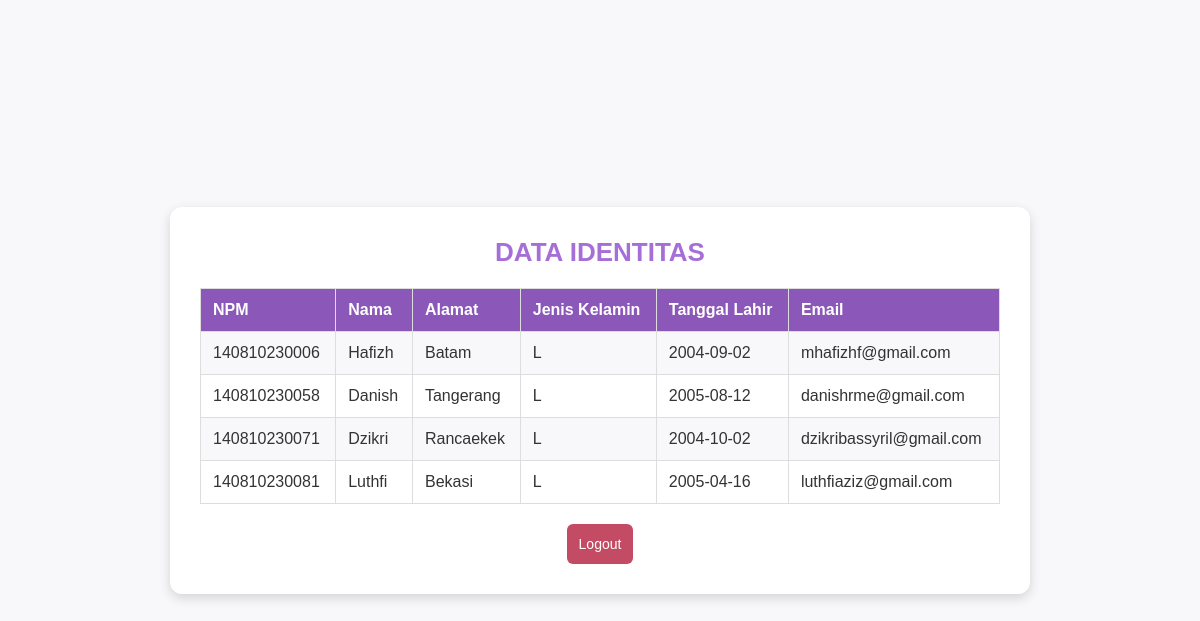
The page /tampil_data.php (signed in) on the database its author committed.
### tables this page shows
CREATE TABLE `identitas` (
  `npm` varchar(12) NOT NULL,
  `nama` varchar(20) DEFAULT NULL,
  `alamat` varchar(100) DEFAULT NULL,
  `jk` char(1) DEFAULT NULL,
  `tgl_lhr` date DEFAULT NULL,
  `email` varchar(40) DEFAULT NULL
);

### tampil_data.php (the view, shortened to what this page needs)
<?php
include('koneksi.php');
$npm = $_SESSION['npm'];
$query = ($_SESSION['level'] == 1)
    ? "SELECT * FROM identitas" : "SELECT * FROM identitas WHERE npm='$npm'";
$result = mysqli_query($conn, $query);
?>
<!DOCTYPE html>
<html lang="en">
<head>
    <link rel="stylesheet" type="text/css" href="tampil_data.css">
</head>
<body>
    <div class="container">
        <h1>DATA IDENTITAS</h1>
        <table>
            <tr>
                <th>NPM</th>
                <th>Nama</th>
                <th>Alamat</th>
                <th>Jenis Kelamin</th>
                <th>Tanggal Lahir</th>
                <th>Email</th>
            </tr>
            <?php while ($row = mysqli_fetch_assoc($result)) { ?>
            <tr>
                <td><?= $row['npm'] ?></td>
                <td><?= $row['nama'] ?></td>
                <td><?= $row['alamat'] ?></td>
                <td><?= $row['jk'] ?></td>
                <td><?= $row['tgl_lhr'] ?></td>
                <td><?= $row['email'] ?></td>
            </tr>
            <?php } ?>
        </table>
        <button><a href="logout.php">Logout</a></button>
    </div>
</body>
</html>

### tampil_data.css (style rules this page uses)
body, h1, table { margin: 0; padding: 0; }
body { font-family: 'Arial', sans-serif; background-color: #f8f7f9; color: #333; display: flex; justify-content: center; align-items: center; min-height: 100vh; }
.container { background-color: white; border-radius: 12px; box-shadow: 0 4px 12px rgba(0, 0, 0, 0.15); padding: 30px; width: 90%; max-width: 800px; text-align: center; }
h1 { margin-bottom: 20px; font-size: 26px; color: #a66fd7; }
table { width: 100%; border-collapse: collapse; margin-bottom: 20px; }
th, td { padding: 12px; text-align: left; border: 1px solid #ddd; }
th { background-color: #8b57b8; color: white; font-weight: bold; }
tr:nth-child(even) { background-color: #f8f7f9; }
button { background-color: #c34c64; color: white; border: none; border-radius: 6px; padding: 12px; font-size: 14px; cursor: pointer; transition: background-color 0.3s ease; }
button a { color: white; text-decoration: none; }

### rows shown on the page
identitas: npm "140810230006", nama "Hafizh", alamat "Batam", jk "L", tgl_lhr "2004-09-02", email "mhafizhf@gmail.com"
identitas: npm "140810230058", nama "Danish", alamat "Tangerang", jk "L", tgl_lhr "2005-08-12", email "danishrme@gmail.com"
identitas: npm "140810230071", nama "Dzikri", alamat "Rancaekek", jk "L", tgl_lhr "2004-10-02", email "dzikribassyril@gmail.com"
identitas: npm "140810230081", nama "Luthfi", alamat "Bekasi", jk "L", tgl_lhr "2005-04-16", email "luthfiaziz@gmail.com"
